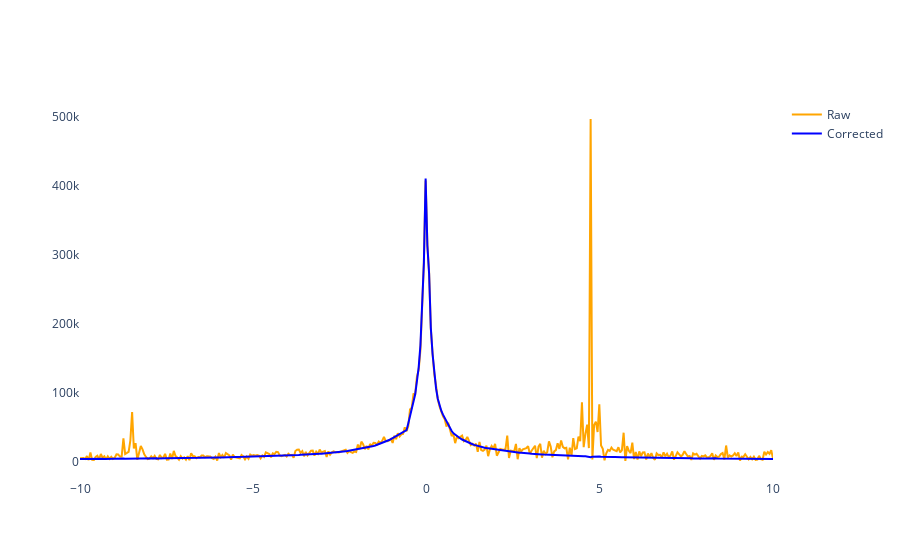

Notebook cell for this chart:
### Markdown cell above
## Plot NMR lines

### Code cell
spec_signal_cor = np.fft.fftshift(np.fft.fft(data_signal_cor, axis=-1), axes=-1)
spec_signal_raw = np.fft.fftshift(np.fft.fft(data_signal_raw, axis=-1), axes=-1)
axis_freq = 1e-3 * np.linspace(-0.5 * acq_bandwidth, 0.5 * acq_bandwidth, spec_signal_raw.shape[-1])
axis_time = 1e3 * np.arange(spec_signal_raw.shape[-1]) / acq_bandwidth

ch = 3

# Interactive plot
fig = go.Figure()
fig.update_layout(plot_bgcolor="white")
line_style = {'color': 'orange', 'width': 2}
fig.add_trace(go.Scatter(x=axis_freq, y=np.abs(spec_signal_raw[0, ch, :]), line=line_style, name='Raw'))
line_style = {'color': 'blue', 'width': 2}
fig.add_trace(go.Scatter(x=axis_freq, y=np.abs(spec_signal_cor[0, ch, :]), line=line_style, name='Corrected'))
fig.show()

### Figure 1 — Plotly figure (JSON) as saved in the notebook; plotly's stock layout.template omitted (floating-point values rounded to 4 significant figures; data arrays with more than 128 entries replaced by an {"elided": "..."} marker saying what was removed)
{"data": [{"line": {"color": "orange", "width": 2}, "name": "Raw", "type": "scatter", "x": {"elided": "400 float values"}, "y": {"elided": "400 float values"}}, {"line": {"color": "blue", "width": 2}, "name": "Corrected", "type": "scatter", "x": {"elided": "400 float values"}, "y": {"elided": "400 float values"}}], "layout": {"plot_bgcolor": "white"}}
